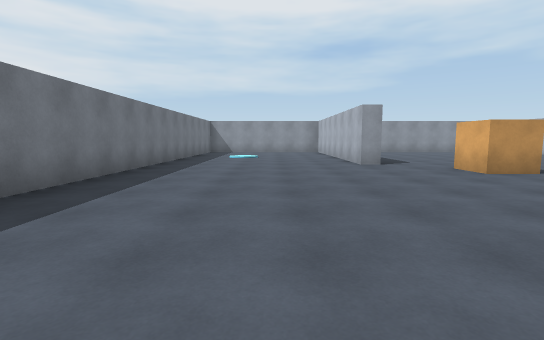
[1] (above)

16 first-person views from a walk through a scene from a Unity 3-D project. The camera is 1.3 m above the floor, tilts 6° down and sees 85° across. The floor is counted in squares, 2 m on a side. Each view is taken from the middle of a square. On the plan, view 1 faces up. The plan holds only what a view shows up to about 9 squares ahead; the rest is blank. The player character is not drawn.

[2]
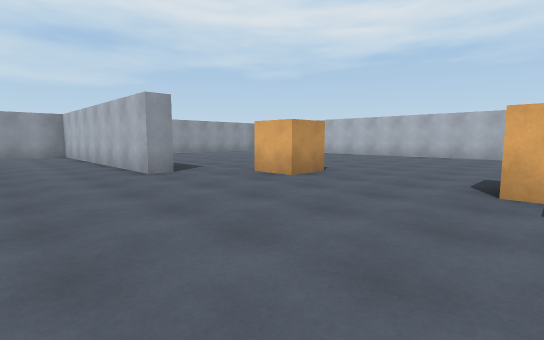

[3]
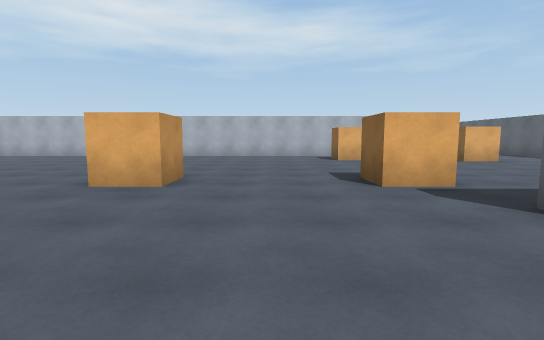

[4]
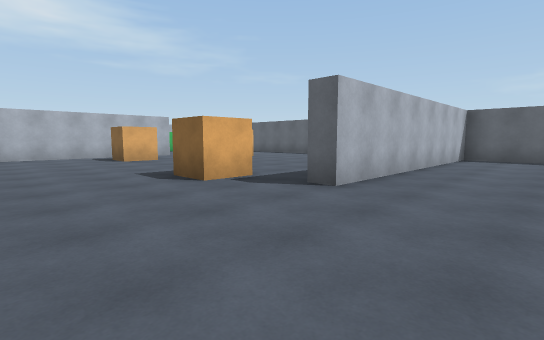

[5]
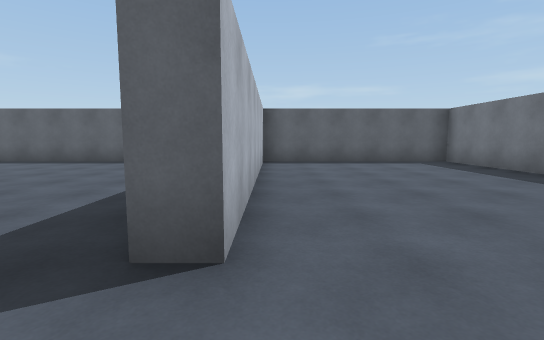

[6]
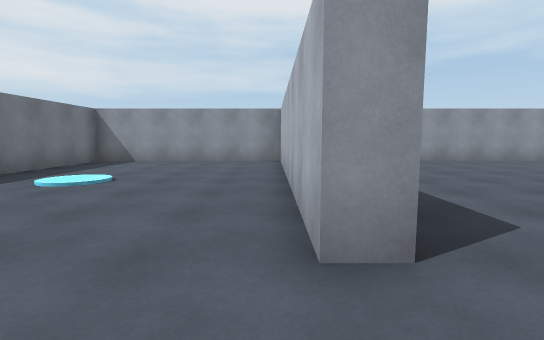

[7]
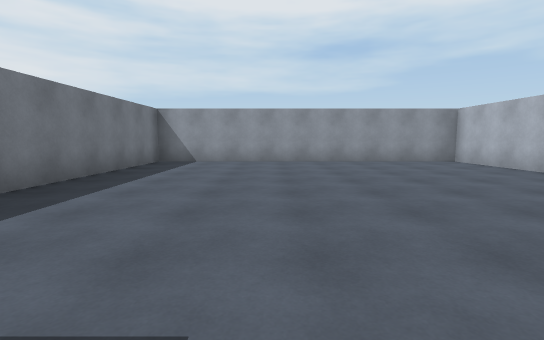

[8]
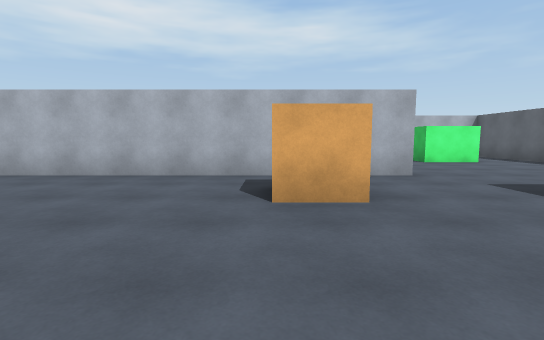

[9]
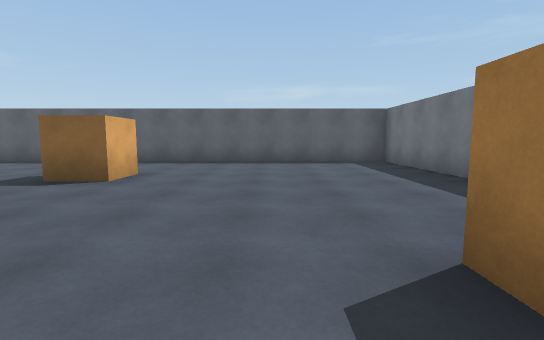

[10]
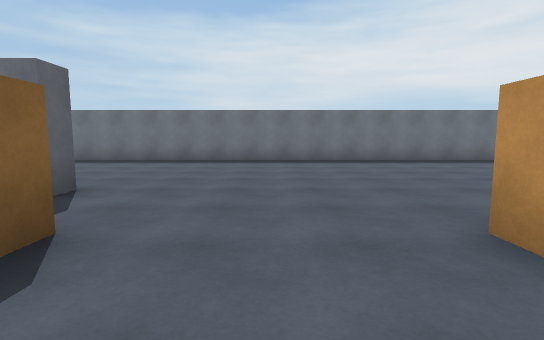

[11]
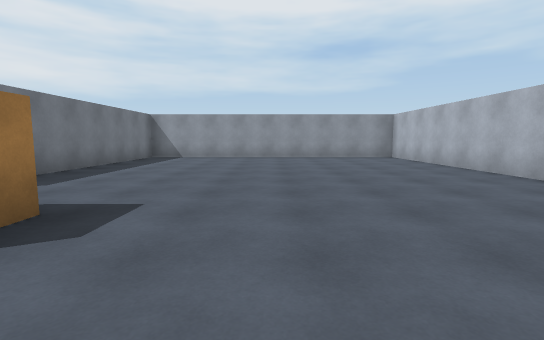

[12]
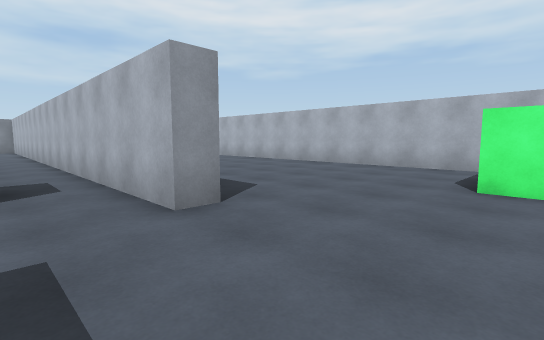

[13]
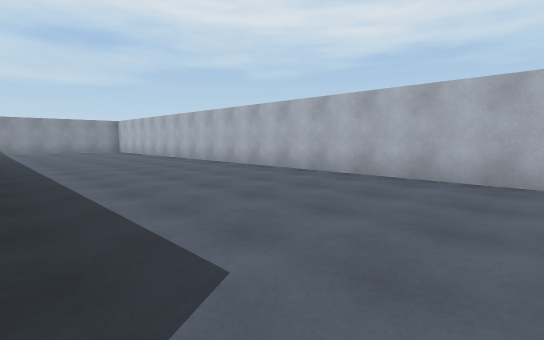

[14]
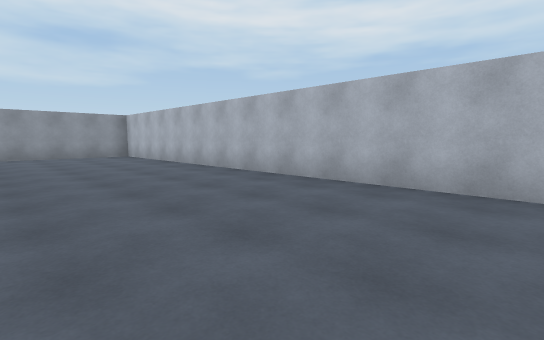

[15]
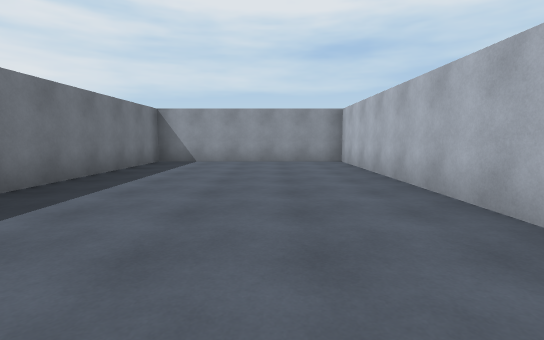

[16]
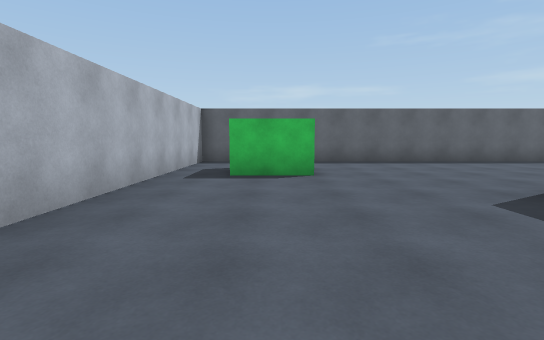

### Floor plan
Points are (right, up) in squares from view 1. A wall is a line through its corners. A room is listed if a view was taken in it or the views show most of it. See-through windows are left out.
Room 1 (views 1, 2, 3, 4, 5, 6, 7, 8, 9, 10, 11, 12, 13, 14, 15, 16)
walls: (2.9, 7.5) (2.2, 7.5) (2.2, 14.5) (-3, 14.5) (-3, -5.5) (2.2, -5.5) (2.2, 1.5) (2.8, 1.5); (11.9, -0.5) (11.3, -0.5) (11.3, 14.5) (2.8, 14.5) (2.8, 9.2); (2.8, -1.9) (2.8, -5.5) (17, -5.5) (17, 14.5) (11.8, 14.5) (11.8, 9.5); (14.3, -3.9) (14.3, -2.3) (15.8, -2.3)
objects: other object (4, 2) to (5, 2); other object (4, 6) to (5, 6); other object (9, -2); other object (9, 1) to (10, 2)

Where each view was taken, in squares from view 1:
view 1: 0 up, 0 right, facing up
view 2: 2 up, 0 right, facing up-right
view 3: 4 up, 0 right, facing right
view 4: 5 up, 0 right, facing down-right
view 5: 3 up, 2 right, facing down
view 6: 6 up, 2 right, facing up
view 7: 6 up, 6 right, facing up
view 8: 2 up, 6 right, facing right
view 9: 3 up, 6 right, facing down
view 10: 4 up, 6 right, facing left
view 11: 4 up, 7 right, facing up
view 12: 3 down, 10 right, facing up-right
view 13: 1 down, 12 right, facing up-right
view 14: 3 up, 13 right, facing up-right
view 15: 6 up, 15 right, facing up
view 16: 3 up, 15 right, facing down
